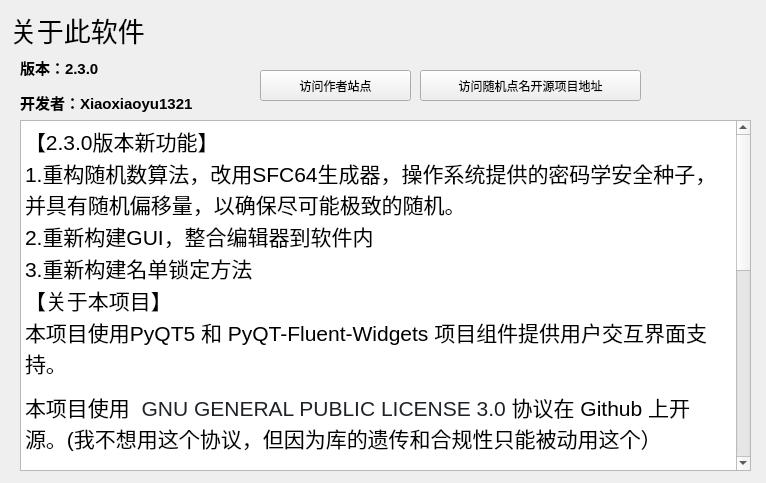
<?xml version="1.0" encoding="UTF-8"?>
<ui version="4.0">
 <class>Form</class>
 <widget class="QWidget" name="Form">
  <property name="geometry">
   <rect>
    <x>0</x>
    <y>0</y>
    <width>766</width>
    <height>483</height>
   </rect>
  </property>
  <property name="windowTitle">
   <string>关于</string>
  </property>
  <widget class="QLabel" name="label">
   <property name="geometry">
    <rect>
     <x>10</x>
     <y>10</y>
     <width>271</width>
     <height>41</height>
    </rect>
   </property>
   <property name="text">
    <string>&lt;html&gt;&lt;head/&gt;&lt;body&gt;&lt;p&gt;&lt;span style=&quot; font-size:20pt;&quot;&gt;关于此软件&lt;/span&gt;&lt;/p&gt;&lt;/body&gt;&lt;/html&gt;</string>
   </property>
  </widget>
  <widget class="QLabel" name="label_2">
   <property name="geometry">
    <rect>
     <x>20</x>
     <y>50</y>
     <width>211</width>
     <height>71</height>
    </rect>
   </property>
   <property name="text">
    <string>&lt;html&gt;&lt;head/&gt;&lt;body&gt;&lt;p&gt;&lt;span style=&quot; font-size:11pt; font-weight:600;&quot;&gt;版本：2.3.0&lt;/span&gt;&lt;/p&gt;&lt;p&gt;&lt;span style=&quot; font-size:11pt; font-weight:600;&quot;&gt;开发者：Xiaoxiaoyu1321&lt;/span&gt;&lt;/p&gt;&lt;/body&gt;&lt;/html&gt;</string>
   </property>
  </widget>
  <widget class="PushButton" name="pushButton">
   <property name="geometry">
    <rect>
     <x>260</x>
     <y>70</y>
     <width>151</width>
     <height>31</height>
    </rect>
   </property>
   <property name="text">
    <string>访问作者站点</string>
   </property>
  </widget>
  <widget class="PushButton" name="pushButton_2">
   <property name="geometry">
    <rect>
     <x>420</x>
     <y>70</y>
     <width>221</width>
     <height>31</height>
    </rect>
   </property>
   <property name="text">
    <string>访问随机点名开源项目地址</string>
   </property>
  </widget>
  <widget class="TextBrowser" name="textBrowser">
   <property name="geometry">
    <rect>
     <x>20</x>
     <y>120</y>
     <width>731</width>
     <height>351</height>
    </rect>
   </property>
   <property name="font">
    <font>
     <pointsize>16</pointsize>
    </font>
   </property>
   <property name="html">
    <string>&lt;!DOCTYPE HTML PUBLIC &quot;-//W3C//DTD HTML 4.0//EN&quot; &quot;http://www.w3.org/TR/REC-html40/strict.dtd&quot;&gt;
&lt;html&gt;&lt;head&gt;&lt;meta name=&quot;qrichtext&quot; content=&quot;1&quot; /&gt;&lt;style type=&quot;text/css&quot;&gt;
p, li { white-space: pre-wrap; }
&lt;/style&gt;&lt;/head&gt;&lt;body style=&quot; font-family:'SimSun'; font-size:16pt; font-weight:400; font-style:normal;&quot;&gt;
&lt;p style=&quot; margin-top:0px; margin-bottom:0px; margin-left:0px; margin-right:0px; -qt-block-indent:0; text-indent:0px;&quot;&gt;【2.3.0版本新功能】&lt;/p&gt;
&lt;p style=&quot; margin-top:0px; margin-bottom:0px; margin-left:0px; margin-right:0px; -qt-block-indent:0; text-indent:0px;&quot;&gt;1.重构随机数算法，改用SFC64生成器，操作系统提供的密码学安全种子，并具有随机偏移量，以确保尽可能极致的随机。&lt;/p&gt;
&lt;p style=&quot; margin-top:0px; margin-bottom:0px; margin-left:0px; margin-right:0px; -qt-block-indent:0; text-indent:0px;&quot;&gt;2.重新构建GUI，整合编辑器到软件内&lt;/p&gt;
&lt;p style=&quot; margin-top:0px; margin-bottom:0px; margin-left:0px; margin-right:0px; -qt-block-indent:0; text-indent:0px;&quot;&gt;3.重新构建名单锁定方法&lt;/p&gt;
&lt;p style=&quot; margin-top:0px; margin-bottom:0px; margin-left:0px; margin-right:0px; -qt-block-indent:0; text-indent:0px;&quot;&gt;【关于本项目】&lt;/p&gt;
&lt;p style=&quot; margin-top:0px; margin-bottom:0px; margin-left:0px; margin-right:0px; -qt-block-indent:0; text-indent:0px;&quot;&gt;本项目使用PyQT5 和 PyQT-Fluent-Widgets 项目组件提供用户交互界面支持。&lt;/p&gt;
&lt;p style=&quot; margin-top:12px; margin-bottom:12px; margin-left:0px; margin-right:0px; -qt-block-indent:0; text-indent:0px;&quot;&gt;本项目使用 &lt;span style=&quot; font-family:'Monaspace Neon','ui-monospace','SFMono-Regular','SF Mono','Menlo','Consolas','Liberation Mono','monospace'; color:#1f2328; background-color:#ffffff;&quot;&gt; GNU GENERAL PUBLIC LICENSE 3.0 &lt;/span&gt;协议在 Github 上开源。(我不想用这个协议，但因为库的遗传和合规性只能被动用这个）&lt;/p&gt;
&lt;p style=&quot;-qt-paragraph-type:empty; margin-top:12px; margin-bottom:12px; margin-left:0px; margin-right:0px; -qt-block-indent:0; text-indent:0px;&quot;&gt;&lt;br /&gt;&lt;/p&gt;
&lt;p style=&quot; margin-top:12px; margin-bottom:12px; margin-left:0px; margin-right:0px; -qt-block-indent:0; text-indent:0px;&quot;&gt;这个软件的第一个版本发布于2024年11月3日。写这个软件的最大原因还是解决一直以来教学缺少合适和好用的本地的免登录的随机点名软件。&lt;/p&gt;
&lt;p style=&quot;-qt-paragraph-type:empty; margin-top:12px; margin-bottom:12px; margin-left:0px; margin-right:0px; -qt-block-indent:0; text-indent:0px;&quot;&gt;&lt;br /&gt;&lt;/p&gt;
&lt;p style=&quot; margin-top:12px; margin-bottom:12px; margin-left:0px; margin-right:0px; -qt-block-indent:0; text-indent:0px;&quot;&gt;最初开始做随机点名相关软件是在小学的时候，当初是使用的易语言开发的，只能实现一些不复杂的逻辑，而且说实话整体难度很低。这个项目也是我尝试将各个方面的技术整合在一起的最初实验产物，使用Python完成开发，因此我可以轻松实现一些更加复杂的逻辑。针对以往教学中观察到的问题，为此，我设计了一些相对实用的功能，例如“不重复点名”、“点名名单加密”。&lt;/p&gt;
&lt;p style=&quot;-qt-paragraph-type:empty; margin-top:12px; margin-bottom:12px; margin-left:0px; margin-right:0px; -qt-block-indent:0; text-indent:0px;&quot;&gt;&lt;br /&gt;&lt;/p&gt;
&lt;p style=&quot; margin-top:12px; margin-bottom:12px; margin-left:0px; margin-right:0px; -qt-block-indent:0; text-indent:0px;&quot;&gt;可以点上面的“访问作者站点”来看看我的个人站点，“访问随机点名项目地址”可以去本项目在Github 上开源的地址，可以检查和获取是否有新版本可用。&lt;/p&gt;&lt;/body&gt;&lt;/html&gt;</string>
   </property>
  </widget>
 </widget>
 <customwidgets>
  <customwidget>
   <class>PushButton</class>
   <extends>QPushButton</extends>
   <header location="global">qfluentwidgets</header>
  </customwidget>
  <customwidget>
   <class>TextBrowser</class>
   <extends>QTextBrowser</extends>
   <header location="global">qfluentwidgets</header>
  </customwidget>
 </customwidgets>
 <resources/>
 <connections/>
</ui>
